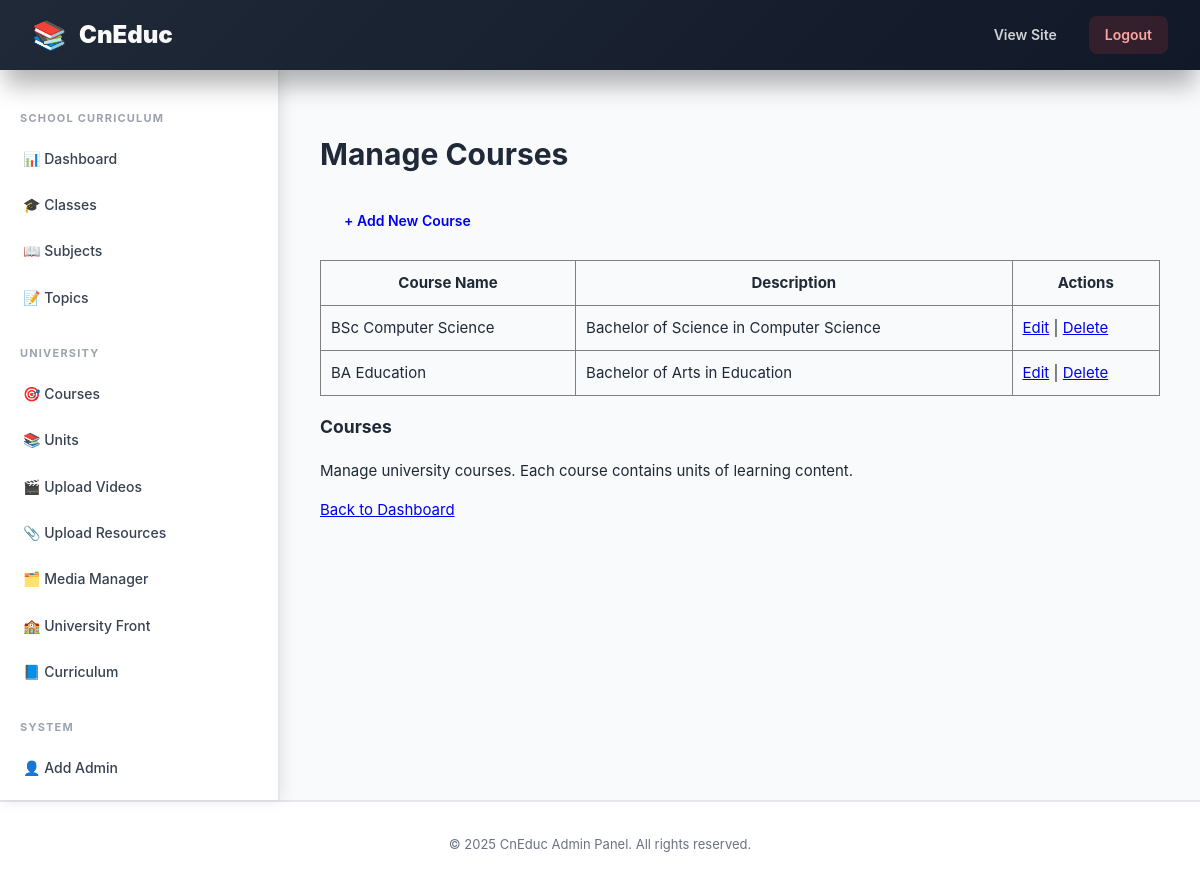
/admin/courses_list.php (signed in), run on the app's committed database.
### tables this page shows
CREATE TABLE IF NOT EXISTS `courses` (
  `id` INT AUTO_INCREMENT PRIMARY KEY,
  `name` VARCHAR(255) NOT NULL,
  `description` TEXT
);

### includes/functions.php (called while the page is built, shortened)
<?php
require_once __DIR__ . '/db.php';
function get_courses() {
    global $mysqli;
    $res = $mysqli->query('SELECT * FROM courses ORDER BY id');
    return $res ? $res->fetch_all(MYSQLI_ASSOC) : [];
}

### admin/courses_list.php (the view, shortened to what this page needs)
<?php
require_once __DIR__ . '/../includes/functions.php';
include __DIR__ . '/header.php';
$courses = get_courses();
?>
<div class="grid">
  <main class="main">
    <div class="card">
      <h1>Manage Courses</h1>
      <p><a href="course_add.php" class="btn">+ Add New Course</a></p>
      <?php if (empty($courses)): ?>
        <p>No courses added yet.</p>
      <?php else: ?>
        <table border="1" cellpadding="10" style="width: 100%; border-collapse: collapse;">
          <thead>
            <tr>
              <th>Course Name</th>
              <th>Description</th>
              <th>Actions</th>
            </tr>
          </thead>
          <tbody>
            <?php foreach ($courses as $course): ?>
              <tr>
                <td><?php echo htmlspecialchars($course['name']); ?></td>
                <td><?php echo htmlspecialchars(substr($course['description'], 0, 80)); ?></td>
                <td>
                  <a href="course_edit.php?id=<?php echo (int)$course['id']; ?>">Edit</a> |
                  <a href="course_delete.php?id=<?php echo (int)$course['id']; ?>" onclick="return confirm('Delete this course?');">Delete</a>
                </td>
              </tr>
            <?php endforeach; ?>
          </tbody>
        </table>
      <?php endif; ?>
    </div>
  </main>
  <aside class="sidebar">
    <div class="card">
      <h3>Courses</h3>
      <p>Manage university courses. Each course contains units of learning content.</p>
      <p><a href="dashboard.php">Back to Dashboard</a></p>
    </div>
  </aside>
</div>
<?php include __DIR__ . '/footer.php'; ?>

### assets/admin.css (style rules this page uses)
* { box-sizing: border-box; -webkit-box-sizing: border-box; -moz-box-sizing: border-box; }
:root { --primary: #6366f1; --primary-dark: #4f46e5; --primary-light: #f0f4ff; --primary-lighter: #f5f3ff; --secondary: #ec4899; --accent: #f59e0b; --success: #10b981; --danger: #ef4444; --warning: #f59e0b; --info: #3b82f6; --gray-900: #111827; --gray-800: #1f2937; --gray-700: #374151; --gray-600: #4b5563; --gray-500: #6b7280; --gray-400: #9ca3af; --gray-300: #d1d5db; --gray-200: #e5e7eb; --gray-100: #f3f4f6; --gray-50: #f9fafb; --shadow-xs: 0 1px 2px 0 rgba(0, 0, 0, 0.05); --shadow-sm: 0 1px 3px 0 rgba(0, 0, 0, 0.1), 0 1px 2px -1px rgba(0, 0, 0, 0.1); --shadow-md: 0 4px 6px -1px rgba(0, 0, 0, 0.1), 0 2px 4px -2px rgba(0, 0, 0, 0.1); --shadow-lg: 0 10px 15px -3px rgba(0, 0, 0, 0.1), 0 4px 6px -4px rgba(0, 0, 0, 0.1); --shadow-xl: 0 20px 25px -5px rgba(0, 0, 0, 0.1), 0 8px 10px -6px rgba(0, 0, 0, 0.1); --shadow-2xl: 0 25px 50px -12px rgba(0, 0, 0, 0.25); --transition: all 0.3s cubic-bezier(0.4, 0, 0.2, 1); }
html { scroll-behavior: smooth; width: 100%; overflow-x: hidden; -ms-overflow-style: scrollbar; }
body { font-family: 'Inter', -apple-system, BlinkMacSystemFont, 'Segoe UI', 'Roboto', sans-serif; margin: 0; padding: 0; background: #f3f4f6; background: linear-gradient(135deg, #f9fafb 0%, #f3f4f6 100%); color: #1f2937; line-height: 1.6; font-size: 15px; -webkit-font-smoothing: antialiased; -moz-osx-font-smoothing: grayscale; overflow-x: hidden; }
.btn { display: inline-flex; align-items: center; justify-content: center; gap: 8px; padding: 12px 24px; border: none; border-radius: 10px; cursor: pointer; font-weight: 600; transition: var(--transition); font-size: 14px; text-decoration: none; position: relative; overflow: hidden; }
.btn::before { content: ''; position: absolute; top: 50%; left: 50%; width: 0; height: 0; border-radius: 50%; background: rgba(255, 255, 255, 0.3); transform: translate(-50%, -50%); transition: width 0.6s, height 0.6s; }

### admin/header.php (style rules this page uses)
* { box-sizing: border-box; -webkit-box-sizing: border-box; -moz-box-sizing: border-box; }
html { scroll-behavior: smooth; -ms-overflow-style: scrollbar; }
body { margin: 0; padding: 0; }

### data on the page
courses: name "BSc Computer Science", description "Bachelor of Science in Computer Science"
courses: name "BA Education", description "Bachelor of Arts in Education"
